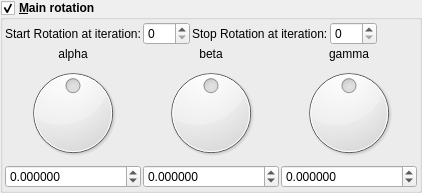
    <widget class="MyGroupBox" name="groupCheck_mandelbox_main_rotation_enabled">
     <property name="font">
      <font>
       <weight>75</weight>
       <bold>true</bold>
      </font>
     </property>
     <property name="title">
      <string>&amp;Main rotation</string>
     </property>
     <property name="checkable">
      <bool>true</bool>
     </property>
     <layout class="QVBoxLayout" name="verticalLayout_3" stretch="0,0">
      <property name="spacing">
       <number>2</number>
      </property>
      <property name="leftMargin">
       <number>2</number>
      </property>
      <property name="topMargin">
       <number>2</number>
      </property>
      <property name="rightMargin">
       <number>2</number>
      </property>
      <property name="bottomMargin">
       <number>2</number>
      </property>
      <item>
       <layout class="QGridLayout" name="gridLayout">
        <item row="0" column="4">
         <widget class="MySpinBox" name="spinboxInt_transf_stop_iterations_R">
          <property name="sizePolicy">
           <sizepolicy hsizetype="Minimum" vsizetype="Maximum">
            <horstretch>0</horstretch>
            <verstretch>0</verstretch>
           </sizepolicy>
          </property>
          <property name="font">
           <font>
            <weight>50</weight>
            <bold>false</bold>
           </font>
          </property>
          <property name="maximum">
           <number>250</number>
          </property>
         </widget>
        </item>
        <item row="0" column="2">
         <widget class="QLabel" name="label_248">
          <property name="font">
           <font>
            <weight>50</weight>
            <bold>false</bold>
           </font>
          </property>
          <property name="text">
           <string>Stop Rotation at iteration:</string>
          </property>
         </widget>
        </item>
        <item row="0" column="1">
         <widget class="MySpinBox" name="spinboxInt_transf_start_iterations_R">
          <property name="sizePolicy">
           <sizepolicy hsizetype="Minimum" vsizetype="Maximum">
            <horstretch>0</horstretch>
            <verstretch>0</verstretch>
           </sizepolicy>
          </property>
          <property name="font">
           <font>
            <weight>50</weight>
            <bold>false</bold>
           </font>
          </property>
          <property name="maximum">
           <number>250</number>
          </property>
         </widget>
        </item>
        <item row="0" column="0">
         <widget class="QLabel" name="label_249">
          <property name="font">
           <font>
            <weight>50</weight>
            <bold>false</bold>
           </font>
          </property>
          <property name="text">
           <string>Start Rotation at iteration:</string>
          </property>
         </widget>
        </item>
        <item row="0" column="5">
         <spacer name="horizontalSpacer_36">
          <property name="orientation">
           <enum>Qt::Horizontal</enum>
          </property>
          <property name="sizeHint" stdset="0">
           <size>
            <width>40</width>
            <height>2</height>
           </size>
          </property>
         </spacer>
        </item>
       </layout>
      </item>
      <item>
       <layout class="QGridLayout" name="gridLayout_10">
        <item row="0" column="0">
         <widget class="QLabel" name="label_13">
          <property name="font">
           <font>
            <weight>50</weight>
            <bold>false</bold>
           </font>
          </property>
          <property name="text">
           <string notr="true">alpha</string>
          </property>
          <property name="alignment">
           <set>Qt::AlignCenter</set>
          </property>
         </widget>
        </item>
        <item row="0" column="2">
         <widget class="QLabel" name="label_15">
          <property name="font">
           <font>
            <weight>50</weight>
            <bold>false</bold>
           </font>
          </property>
          <property name="text">
           <string notr="true">gamma</string>
          </property>
          <property name="alignment">
           <set>Qt::AlignCenter</set>
          </property>
         </widget>
        </item>
        <item row="1" column="1">
         <widget class="QDial" name="dial3_mandelbox_rotation_main_y">
          <property name="minimum">
           <number>-18000</number>
          </property>
          <property name="maximum">
           <number>18000</number>
          </property>
          <property name="wrapping">
           <bool>true</bool>
          </property>
         </widget>
        </item>
        <item row="0" column="1">
         <widget class="QLabel" name="label_14">
          <property name="font">
           <font>
            <weight>50</weight>
            <bold>false</bold>
           </font>
          </property>
          <property name="text">
           <string notr="true">beta</string>
          </property>
          <property name="alignment">
           <set>Qt::AlignCenter</set>
          </property>
         </widget>
        </item>
        <item row="1" column="0">
         <widget class="QDial" name="dial3_mandelbox_rotation_main_x">
          <property name="minimum">
           <number>-18000</number>
          </property>
          <property name="maximum">
           <number>18000</number>
          </property>
          <property name="wrapping">
           <bool>true</bool>
          </property>
         </widget>
        </item>
        <item row="1" column="2">
         <widget class="QDial" name="dial3_mandelbox_rotation_main_z">
          <property name="minimum">
           <number>-18000</number>
          </property>
          <property name="maximum">
           <number>18000</number>
          </property>
          <property name="wrapping">
           <bool>true</bool>
          </property>
         </widget>
        </item>
        <item row="2" column="0">
         <widget class="MyDoubleSpinBox" name="spinboxd3_mandelbox_rotation_main_x">
          <property name="sizePolicy">
           <sizepolicy hsizetype="Minimum" vsizetype="Maximum">
            <horstretch>0</horstretch>
            <verstretch>0</verstretch>
           </sizepolicy>
          </property>
          <property name="font">
           <font>
            <weight>50</weight>
            <bold>false</bold>
           </font>
          </property>
          <property name="prefix">
           <string/>
          </property>
          <property name="suffix">
           <string/>
          </property>
          <property name="decimals">
           <number>6</number>
          </property>
          <property name="minimum">
           <double>-180.000000000000000</double>
          </property>
          <property name="maximum">
           <double>180.000000000000000</double>
          </property>
          <property name="singleStep">
           <double>1.000000000000000</double>
          </property>
         </widget>
        </item>
        <item row="2" column="1">
         <widget class="MyDoubleSpinBox" name="spinboxd3_mandelbox_rotation_main_y">
          <property name="sizePolicy">
           <sizepolicy hsizetype="Minimum" vsizetype="Maximum">
            <horstretch>0</horstretch>
            <verstretch>0</verstretch>
           </sizepolicy>
          </property>
          <property name="font">
           <font>
            <weight>50</weight>
            <bold>false</bold>
           </font>
          </property>
          <property name="prefix">
           <string/>
          </property>
          <property name="suffix">
           <string/>
          </property>
          <property name="decimals">
           <number>6</number>
          </property>
          <property name="minimum">
           <double>-180.000000000000000</double>
          </property>
          <property name="maximum">
           <double>180.000000000000000</double>
          </property>
          <property name="singleStep">
           <double>1.000000000000000</double>
          </property>
         </widget>
        </item>
        <item row="2" column="2">
         <widget class="MyDoubleSpinBox" name="spinboxd3_mandelbox_rotation_main_z">
          <property name="sizePolicy">
           <sizepolicy hsizetype="Minimum" vsizetype="Maximum">
            <horstretch>0</horstretch>
            <verstretch>0</verstretch>
           </sizepolicy>
          </property>
          <property name="font">
           <font>
            <weight>50</weight>
            <bold>false</bold>
           </font>
          </property>
          <property name="prefix">
           <string/>
          </property>
          <property name="suffix">
           <string/>
          </property>
          <property name="decimals">
           <number>6</number>
          </property>
          <property name="minimum">
           <double>-180.000000000000000</double>
          </property>
          <property name="maximum">
           <double>180.000000000000000</double>
          </property>
          <property name="singleStep">
           <double>1.000000000000000</double>
          </property>
         </widget>
        </item>
       </layout>
      </item>
     </layout>
    </widget>
